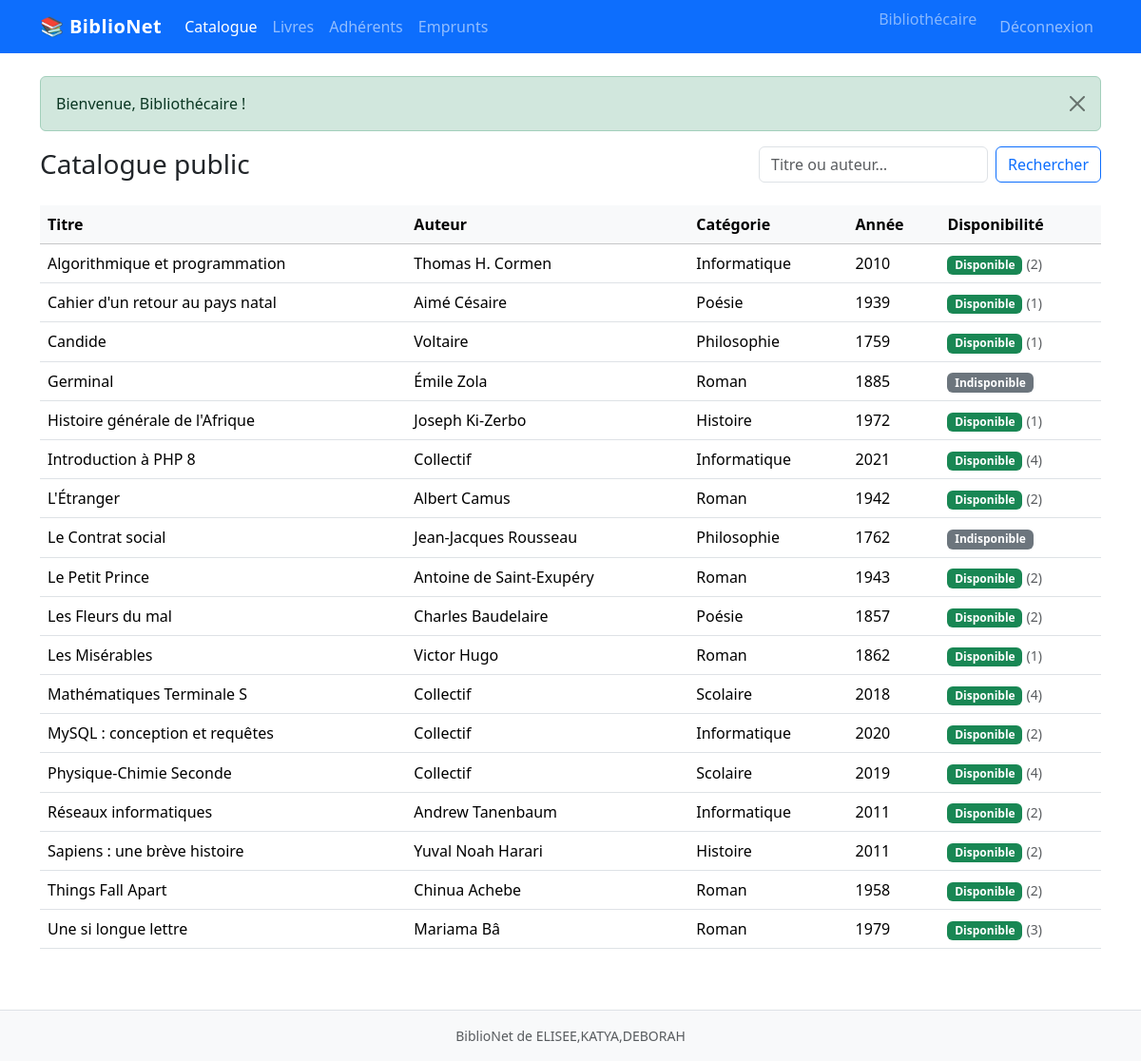
The page / (signed in) on the database its author committed.
### tables this page shows
CREATE TABLE livres (
    id              INT UNSIGNED NOT NULL AUTO_INCREMENT,
    titre           VARCHAR(200) NOT NULL,
    auteur          VARCHAR(150) NOT NULL,
    categorie       VARCHAR(100) NOT NULL,
    annee           SMALLINT UNSIGNED NULL,
    nb_exemplaires  INT UNSIGNED NOT NULL DEFAULT 1,
    PRIMARY KEY (id),
    KEY idx_livres_titre (titre),
    KEY idx_livres_auteur (auteur)
);

### app/controllers/CatalogueController.php (called while the page is built, shortened)
<?php
require_once __DIR__ . '/../models/Livre.php';
class CatalogueController extends Controller
{
    public function index(): void
    {
        $terme = trim((string) ($_GET['q'] ?? ''));
        $livres = $terme !== '' ? Livre::search($terme) : Livre::all();
        $this->render('catalogue/index', [
            'title'  => 'Catalogue',
            'livres' => $livres,
            'terme'  => $terme,
        ]);
    }
}

### public/index.php (called while the page is built, shortened)
<?php
require_once ROOT . '/config/config.php';
$router = new Router();
$router->get('/',              'CatalogueController', 'index');
$router->get('/catalogue',     'CatalogueController', 'index');
$router->get('/login',         'AuthController', 'loginForm');
$router->post('/login',        'AuthController', 'login');
$router->get('/logout',        'AuthController', 'logout');
$router->get('/livres',            'LivreController', 'index');
$router->get('/livres/create',     'LivreController', 'create');
$router->post('/livres/store',     'LivreController', 'store');
$router->get('/livres/edit/{id}',  'LivreController', 'edit');
$router->post('/livres/update/{id}','LivreController', 'update');
$router->post('/livres/delete/{id}','LivreController', 'delete');
$router->get('/adherents',             'AdherentController', 'index');
$router->get('/adherents/create',      'AdherentController', 'create');
$router->post('/adherents/store',      'AdherentController', 'store');
$router->get('/adherents/edit/{id}',   'AdherentController', 'edit');
$router->post('/adherents/update/{id}','AdherentController', 'update');
$router->post('/adherents/delete/{id}','AdherentController', 'delete');
$router->get('/emprunts',                    'EmpruntController', 'index');
$router->get('/emprunts/create',             'EmpruntController', 'create');
$router->post('/emprunts/store',             'EmpruntController', 'store');
$router->get('/emprunts/edit/{id}',          'EmpruntController', 'edit');
$router->post('/emprunts/update/{id}',       'EmpruntController', 'update');
$router->post('/emprunts/delete/{id}',       'EmpruntController', 'supprimer');
$router->post('/emprunts/retour/{id}',       'EmpruntController', 'marquerCommeRetourne');
$url = $_GET['url'] ?? '';
$router->dispatch($url);

### app/models/Livre.php (called while the page is built, shortened)
<?php
require_once __DIR__ . '/../../config/config.php';
class Livre
{
    private static function requete(string $sql, array $params = []): PDOStatement
    {
        $stmt = connexion()->prepare($sql);
        $stmt->execute($params);
        return $stmt;
    }
    public static function all(): array
    {
        $sql = 'SELECT l.*, ' . self::DISPONIBLES . ' AS disponibles FROM livres l ORDER BY l.titre';
        return self::requete($sql)->fetchAll(PDO::FETCH_ASSOC);
    }
}

### config/config.php (called while the page is built, shortened)
<?php
function connexion(): PDO
{
    $host     = getenv('DB_HOST');
    $database = getenv('DB_NAME');
    $user     = getenv('DB_USER');
    $password = getenv('DB_PASS');
    $host     = ($host === false || $host === '') ? 'localhost' : $host;
    $database = ($database === false || $database === '') ? 'bibliotheque' : $database;
    $user     = ($user === false || $user === '') ? 'root' : $user;
    $password = ($password === false) ? '' : $password;
    $bdd = new PDO(
        "mysql:host={$host};dbname={$database};charset=utf8mb4",
        $user,
        $password,
        [
            PDO::ATTR_ERRMODE            => PDO::ERRMODE_EXCEPTION,
            PDO::ATTR_DEFAULT_FETCH_MODE => PDO::FETCH_ASSOC,
            PDO::ATTR_EMULATE_PREPARES   => false,
        ]
    );
    return $bdd;
}

### app/views/catalogue/index.php (the view, shortened to what this page needs)
<?php
$e = fn($v) => htmlspecialchars((string) $v, ENT_QUOTES, 'UTF-8');
?>
<div class="d-flex flex-wrap justify-content-between align-items-center gap-2 mb-4">
    <h1 class="h3 mb-0">Catalogue public</h1>
    <form method="get" action="/catalogue" class="d-flex gap-2" style="max-width: 360px; width: 100%;">
        <input type="search" name="q" class="form-control" placeholder="Titre ou auteur…"
               value="<?= $e($terme ?? '') ?>">
        <button class="btn btn-outline-primary">Rechercher</button>
    </form>
</div>
<div class="table-responsive">
    <table class="table table-hover align-middle">
        <thead class="table-light">
            <tr>
                <th>Titre</th>
                <th>Auteur</th>
                <th>Catégorie</th>
                <th>Année</th>
                <th>Disponibilité</th>
            </tr>
        </thead>
        <tbody>
        <?php if (empty($livres)): ?>
            <tr><td colspan="5" class="text-center text-muted py-4">Aucun livre trouvé.</td></tr>
        <?php else: ?>
            <?php foreach ($livres as $l): ?>
                <?php $dispo = (int) ($l['disponibles'] ?? 0) > 0; ?>
                <tr>
                    <td><?= $e($l['titre']) ?></td>
                    <td><?= $e($l['auteur']) ?></td>
                    <td><?= $e($l['categorie']) ?></td>
                    <td><?= $e($l['annee']) ?></td>
                    <td>
                        <?php if ($dispo): ?>
                            <span class="badge text-bg-success">Disponible</span>
                            <small class="text-muted">(<?= (int) $l['disponibles'] ?>)</small>
                        <?php else: ?>
                            <span class="badge text-bg-secondary">Indisponible</span>
                        <?php endif; ?>
                    </td>
                </tr>
            <?php endforeach; ?>
        <?php endif; ?>
        </tbody>
    </table>
</div>

### app/views/layouts/main.php (style rules this page uses)
body { min-height: 100vh; display: flex; flex-direction: column; }

### rows shown on the page
livres: titre "Algorithmique et programmation", auteur "Thomas H. Cormen", categorie "Informatique", annee "2010", disponibles "2"
livres: titre "Cahier d'un retour au pays natal", auteur "Aimé Césaire", categorie "Poésie", annee "1939", disponibles "1"
livres: titre "Candide", auteur "Voltaire", categorie "Philosophie", annee "1759", disponibles "1"
livres: titre "Germinal", auteur "Émile Zola", categorie "Roman", annee "1885", shows "Indisponible"
livres: titre "Histoire générale de l'Afrique", auteur "Joseph Ki-Zerbo", categorie "Histoire", annee "1972", disponibles "1"
livres: titre "Introduction à PHP 8", auteur "Collectif", categorie "Informatique", annee "2021", disponibles "4"
livres: titre "L'Étranger", auteur "Albert Camus", categorie "Roman", annee "1942", disponibles "2"
livres: titre "Le Contrat social", auteur "Jean-Jacques Rousseau", categorie "Philosophie", annee "1762", shows "Indisponible"
livres: titre "Le Petit Prince", auteur "Antoine de Saint-Exupéry", categorie "Roman", annee "1943", disponibles "2"
livres: titre "Les Fleurs du mal", auteur "Charles Baudelaire", categorie "Poésie", annee "1857", disponibles "2"
livres: titre "Les Misérables", auteur "Victor Hugo", categorie "Roman", annee "1862", disponibles "1"
livres: titre "Mathématiques Terminale S", auteur "Collectif", categorie "Scolaire", annee "2018", disponibles "4"
livres: titre "MySQL : conception et requêtes", auteur "Collectif", categorie "Informatique", annee "2020", disponibles "2"
livres: titre "Physique-Chimie Seconde", auteur "Collectif", categorie "Scolaire", annee "2019", disponibles "4"
livres: titre "Réseaux informatiques", auteur "Andrew Tanenbaum", categorie "Informatique", annee "2011", disponibles "2"
livres: titre "Sapiens : une brève histoire", auteur "Yuval Noah Harari", categorie "Histoire", annee "2011", disponibles "2"
livres: titre "Things Fall Apart", auteur "Chinua Achebe", categorie "Roman", annee "1958", disponibles "2"
livres: titre "Une si longue lettre", auteur "Mariama Bâ", categorie "Roman", annee "1979", disponibles "3"

### other values the page prints
$e($_SESSION['user_nom'] ?? '') "Bibliothécaire"
$e($flash['message'] ?? '') "Bienvenue, Bibliothécaire !"
